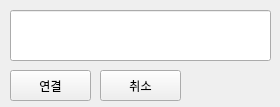
<?xml version="1.0" encoding="UTF-8"?>
<ui version="4.0">
 <class>AddCamUI</class>
 <widget class="QWidget" name="AddCamUI">
  <property name="geometry">
   <rect>
    <x>0</x>
    <y>0</y>
    <width>280</width>
    <height>107</height>
   </rect>
  </property>
  <property name="minimumSize">
   <size>
    <width>280</width>
    <height>107</height>
   </size>
  </property>
  <property name="maximumSize">
   <size>
    <width>280</width>
    <height>107</height>
   </size>
  </property>
  <property name="windowTitle">
   <string>Add Camera</string>
  </property>
  <widget class="QPushButton" name="Btn_Connect">
   <property name="geometry">
    <rect>
     <x>10</x>
     <y>70</y>
     <width>81</width>
     <height>31</height>
    </rect>
   </property>
   <property name="text">
    <string>연결</string>
   </property>
  </widget>
  <widget class="QPushButton" name="Btn_Cancel">
   <property name="geometry">
    <rect>
     <x>100</x>
     <y>70</y>
     <width>81</width>
     <height>31</height>
    </rect>
   </property>
   <property name="text">
    <string>취소</string>
   </property>
  </widget>
  <widget class="QLabel" name="QL_Value">
   <property name="geometry">
    <rect>
     <x>200</x>
     <y>80</y>
     <width>56</width>
     <height>12</height>
    </rect>
   </property>
   <property name="text">
    <string/>
   </property>
  </widget>
  <widget class="QLineEdit" name="TE_CamID">
   <property name="geometry">
    <rect>
     <x>10</x>
     <y>10</y>
     <width>261</width>
     <height>51</height>
    </rect>
   </property>
   <property name="maxLength">
    <number>100</number>
   </property>
  </widget>
 </widget>
 <resources/>
 <connections/>
</ui>
